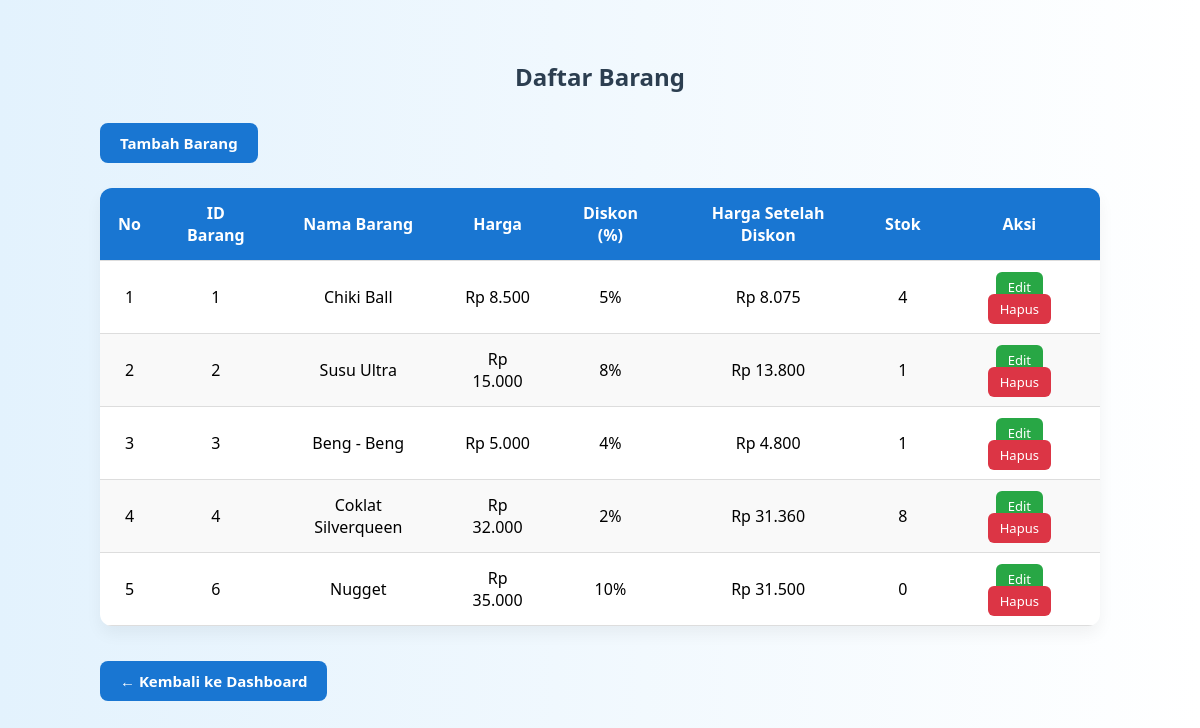
The app's page /views/daftar_barang.php (signed in) with its own data.
### tables this page shows
CREATE TABLE `barang` (
  `id_barang` int(11) NOT NULL,
  `nama_barang` varchar(100) NOT NULL,
  `harga` decimal(10,2) NOT NULL,
  `diskon` int(11) NOT NULL,
  `stok` int(11) NOT NULL
);

### models/Barang.php (called while the page is built, shortened)
<?php
require_once __DIR__ . '/../config/database.php';
class Barang {
    private $conn;
    private $table = "barang";
    public function __construct() {
        $database = new Database();
        $this->conn = $database->getConnection();
    }
    public function getAll() {
        $stmt = $this->conn->prepare("SELECT id_barang, nama_barang, harga, diskon, stok FROM $this->table ORDER BY id_barang ASC");
        $stmt->execute();
        return $stmt->fetchAll(PDO::FETCH_ASSOC);
    }
}
?>

### config/database.php (called while the page is built)
<?php
class Database {
    private $host = "localhost";
    private $dbname = "diskon_app";
    private $username = "root";
    private $password = "";
    private $conn;
    public function __construct() {
        try {
            $this->conn = new PDO(
                "mysql:host={$this->host};dbname={$this->dbname};charset=utf8mb4",
                $this->username,
                $this->password,
                [
                    PDO::ATTR_ERRMODE => PDO::ERRMODE_EXCEPTION,
                    PDO::ATTR_DEFAULT_FETCH_MODE => PDO::FETCH_ASSOC
                ]
            );
        } catch (PDOException $e) {
            die("Koneksi database gagal: " . $e->getMessage());
        }
    }
    public function getConnection() {
        return $this->conn;
    }
}
?>

### views/daftar_barang.php (the view, shortened to what this page needs)
<?php
require_once __DIR__ . '/../models/Barang.php';
$barangModel = new Barang();
$barangList = $barangModel->getAll();
?>
<!DOCTYPE html>
<html lang="id">
<head>
  <link rel="stylesheet" href="https://cdn.datatables.net/1.13.4/css/jquery.dataTables.min.css">
</head>
<body>
  <div class="wrapper">
    <h2>Daftar Barang</h2>
    <div class="button-container">
      <a class="btn" href="tambah_barang.php">Tambah Barang</a>
    </div>
    <table id="tabelBarang">
      <thead>
        <tr>
          <th>No</th>
          <th>ID Barang</th>
          <th>Nama Barang</th>
          <th>Harga</th>
          <th>Diskon (%)</th>
          <th>Harga Setelah Diskon</th>
          <th>Stok</th>
          <th>Aksi</th>
        </tr>
      </thead>
      <tbody>
        <?php
        $no = 1;
        foreach ($barangList as $barang): ?>
          <?php
            $harga_awal = $barang['harga'];
            $diskon = $barang['diskon'];
            $harga_diskon = $harga_awal - ($harga_awal * ($diskon / 100));
          ?>
          <tr>
            <td><?= $no++ ?></td>
            <td><?= htmlspecialchars($barang['id_barang']) ?></td>
            <td><?= htmlspecialchars($barang['nama_barang']) ?></td>
            <td>Rp <?= number_format($harga_awal, 0, ',', '.') ?></td>
            <td><?= $diskon ?>%</td>
            <td>Rp <?= number_format($harga_diskon, 0, ',', '.') ?></td>
            <td><?= htmlspecialchars($barang['stok']) ?></td>
            <td class="aksi">
              <a class="edit" href="edit_barang.php?id=<?= $barang['id_barang'] ?>">Edit</a>
              <a class="delete" href="hapus_barang.php?id=<?= $barang['id_barang'] ?>" onclick="return confirm('Apakah Anda yakin ingin menghapus barang ini?');">Hapus</a>
            </td>
          </tr>
        <?php endforeach; ?>
      </tbody>
    </table>
    <div class="bottom-nav">
      <a class="btn" href="dashboard_user.php">← Kembali ke Dashboard</a>
    </div>
  </div>
</body>
</html>

### views/daftar_barang.php (style rules this page uses)
body { margin: 0; font-family: 'Segoe UI', Tahoma, Geneva, Verdana, sans-serif; background: linear-gradient(to right, #e3f2fd, #ffffff); }
.wrapper { padding: 40px 20px; max-width: 1000px; margin: auto; }
h2 { text-align: center; margin-bottom: 25px; color: #2c3e50; }
.button-container { display: flex; justify-content: space-between; margin-bottom: 20px; flex-wrap: wrap; }
.bottom-nav { display: flex; justify-content: flex-start; margin-top: 30px; }
.btn { padding: 10px 20px; border: none; border-radius: 8px; background-color: #1976d2; color: white; font-size: 15px; font-weight: bold; text-decoration: none; transition: background-color 0.3s ease; margin: 5px 0; }
table { width: 100%; border-collapse: collapse; background-color: white; border-radius: 12px; overflow: hidden; box-shadow: 0 8px 16px rgba(0, 0, 0, 0.05); }
th, td { padding: 14px 18px; text-align: center; border-bottom: 1px solid #ddd; }
th { background-color: #1976d2; color: white; }
tr:nth-child(even) { background-color: #f9f9f9; }
.aksi a { margin: 0 4px; padding: 6px 12px; border-radius: 6px; font-size: 13px; color: white; text-decoration: none; }
.edit { background-color: #28a745; }
.delete { background-color: #dc3545; }

### records on screen
barang: id_barang "1", nama_barang "Chiki Ball", harga "8.500", diskon "5", harga_diskon "8.075", stok "4"
barang: id_barang "2", nama_barang "Susu Ultra", harga "15.000", diskon "8", harga_diskon "13.800", stok "1"
barang: id_barang "3", nama_barang "Beng - Beng", harga "5.000", diskon "4", harga_diskon "4.800", stok "1"
barang: id_barang "4", nama_barang "Coklat Silverqueen", harga "32.000", diskon "2", harga_diskon "31.360", stok "8"
barang: id_barang "6", nama_barang "Nugget", harga "35.000", diskon "10", harga_diskon "31.500", stok "0"
